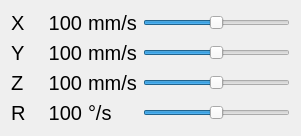
        <widget class="QWidget" name="layoutWidget_8">
          <property name="geometry">
            <rect>
              <x>370</x>
              <y>100</y>
              <width>301</width>
              <height>100</height>
            </rect>
          </property>
          <layout class="QGridLayout" name="TCPVelLayout">

            <!-- TCP X Velocity label-->
            <item row="0" column="0">
              <widget class="QLabel" name="XVelLabel">
                <property name="font">
                  <font>
                    <pointsize>15</pointsize>
                  </font>
                </property>
                <property name="text">
                  <string>X</string>
                </property>
              </widget>
            </item>

            <!-- TCP Y Velocity label-->
            <item row="1" column="0">
              <widget class="QLabel" name="YVelLabel">
                <property name="font">
                  <font>
                    <pointsize>15</pointsize>
                  </font>
                </property>
                <property name="text">
                  <string>Y</string>
                </property>
              </widget>
            </item>

            <!-- TCP Z Velocity label-->
            <item row="2" column="0">
              <widget class="QLabel" name="ZVelLabel">
                <property name="font">
                  <font>
                    <pointsize>15</pointsize>
                  </font>
                </property>
                <property name="text">
                  <string>Z</string>
                </property>
              </widget>
            </item>

            <!-- TCP R Velocity label-->
            <item row="3" column="0">
              <widget class="QLabel" name="RVelLabel">
                <property name="font">
                  <font>
                    <pointsize>15</pointsize>
                  </font>
                </property>
                <property name="text">
                  <string>R</string>
                </property>
              </widget>
            </item>

            <!-- TCP X Velocity label-->
            <item row="0" column="2">
              <widget class="QLabel" name="XVelUnit">
                <property name="font">
                  <font>
                    <pointsize>15</pointsize>
                  </font>
                </property>
                <property name="text">
                  <string>mm/s</string>
                </property>
              </widget>
            </item>

            <!-- TCP Y Velocity label-->
            <item row="1" column="2">
              <widget class="QLabel" name="YVelUnit">
                <property name="font">
                  <font>
                    <pointsize>15</pointsize>
                  </font>
                </property>
                <property name="text">
                  <string>mm/s</string>
                </property>
              </widget>
            </item>

            <!-- TCP Z Velocity label-->
            <item row="2" column="2">
              <widget class="QLabel" name="ZVelUnit">
                <property name="font">
                  <font>
                    <pointsize>15</pointsize>
                  </font>
                </property>
                <property name="text">
                  <string>mm/s</string>
                </property>
              </widget>
            </item>

            <!-- TCP R Velocity label-->
            <item row="3" column="2">
              <widget class="QLabel" name="RVelUnit">
                <property name="font">
                  <font>
                    <pointsize>15</pointsize>
                  </font>
                </property>
                <property name="text">
                  <string>°/s</string>
                </property>
              </widget>
            </item>

            <!-- TCP X Velocity value display-->
            <item row="0" column="1">
              <widget class="QLabel" name="XVel">
                <property name="minimumSize">
                  <size>
                    <width>50</width>
                    <height>0</height>
                  </size>
                </property>
                <property name="font">
                  <font>
                    <pointsize>15</pointsize>
                  </font>
                </property>
                <property name="text">
                  <string>100</string>
                </property>
                <property name="alignment">
                  <set>Qt::AlignRight|Qt::AlignTrailing|Qt::AlignVCenter</set>
                </property>
              </widget>
            </item>

            <!-- TCP Velocity value displays-->
            <item row="1" column="1">
              <widget class="QLabel" name="YVel">
                <property name="minimumSize">
                  <size>
                    <width>50</width>
                    <height>0</height>
                  </size>
                </property>
                <property name="font">
                  <font>
                    <pointsize>15</pointsize>
                  </font>
                </property>
                <property name="text">
                  <string>100</string>
                </property>
                <property name="alignment">
                  <set>Qt::AlignRight|Qt::AlignTrailing|Qt::AlignVCenter</set>
                </property>
              </widget>
            </item>

            <!-- TCP Z Velocity value display-->
            <item row="2" column="1">
              <widget class="QLabel" name="ZVel">
                <property name="minimumSize">
                  <size>
                    <width>50</width>
                    <height>0</height>
                  </size>
                </property>
                <property name="font">
                  <font>
                    <pointsize>15</pointsize>
                  </font>
                </property>
                <property name="text">
                  <string>100</string>
                </property>
                <property name="alignment">
                  <set>Qt::AlignRight|Qt::AlignTrailing|Qt::AlignVCenter</set>
                </property>
              </widget>
            </item>

            <!-- TCP R Velocity value display-->
            <item row="3" column="1">
              <widget class="QLabel" name="RVel">
                <property name="minimumSize">
                  <size>
                    <width>50</width>
                    <height>0</height>
                  </size>
                </property>
                <property name="font">
                  <font>
                    <pointsize>15</pointsize>
                  </font>
                </property>
                <property name="text">
                  <string>100</string>
                </property>
                <property name="alignment">
                  <set>Qt::AlignRight|Qt::AlignTrailing|Qt::AlignVCenter</set>
                </property>
              </widget>
            </item>

            <!-- TCP X Velocity slider-->
            <item row="0" column="3">
              <widget class="QSlider" name="XVelSlider">
                <property name="minimum">
                  <number>1</number>
                </property>
                <property name="maximum">
                  <number>200</number>
                </property>
                <property name="pageStep">
                  <number>0</number>
                </property>
                <property name="value">
                  <number>100</number>
                </property>
                <property name="orientation">
                  <enum>Qt::Horizontal</enum>
                </property>
              </widget>
            </item>

            <!-- TCP Y Velocity slider-->
            <item row="1" column="3">
              <widget class="QSlider" name="YVelSlider">
                <property name="minimum">
                  <number>1</number>
                </property>
                <property name="maximum">
                  <number>200</number>
                </property>
                <property name="pageStep">
                  <number>0</number>
                </property>
                <property name="value">
                  <number>100</number>
                </property>
                <property name="orientation">
                  <enum>Qt::Horizontal</enum>
                </property>
              </widget>
            </item>

            <!-- TCP Z Velocity slider-->
            <item row="2" column="3">
              <widget class="QSlider" name="ZVelSlider">
                <property name="minimum">
                  <number>1</number>
                </property>
                <property name="maximum">
                  <number>200</number>
                </property>
                <property name="pageStep">
                  <number>0</number>
                </property>
                <property name="value">
                  <number>100</number>
                </property>
                <property name="orientation">
                <enum>Qt::Horizontal</enum>
                </property>
              </widget>
            </item>
      
            <!-- TCP R Velocity slider-->
            <item row="3" column="3">
              <widget class="QSlider" name="RVelSlider">
                <property name="minimum">
                  <number>1</number>
                </property>
                <property name="maximum">
                  <number>200</number>
                </property>
                <property name="pageStep">
                  <number>0</number>
                </property>
                <property name="value">
                  <number>100</number>
                </property>
                <property name="orientation">
                  <enum>Qt::Horizontal</enum>
                </property>
              </widget>
            </item>

      </layout>

      </widget>
